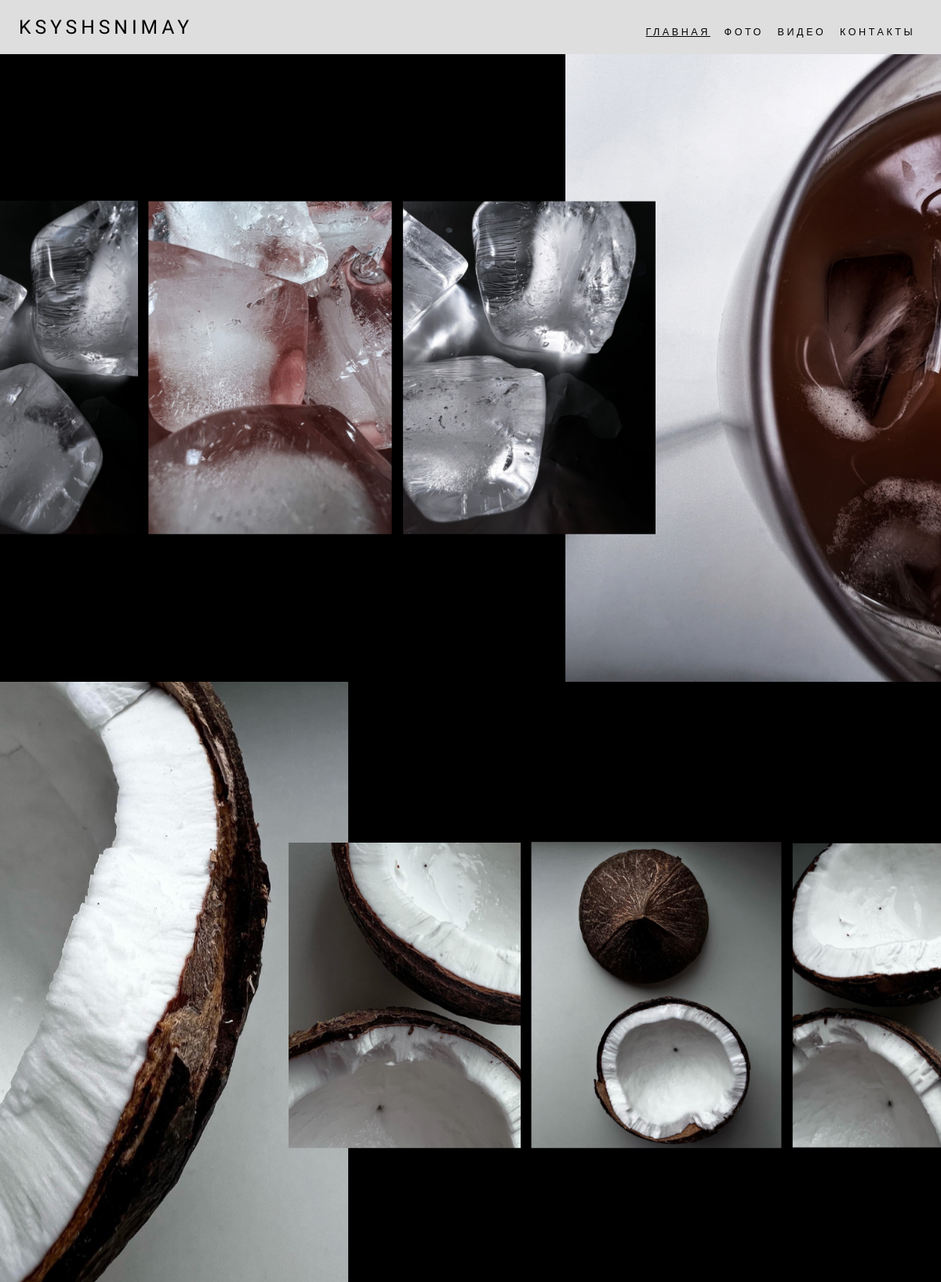
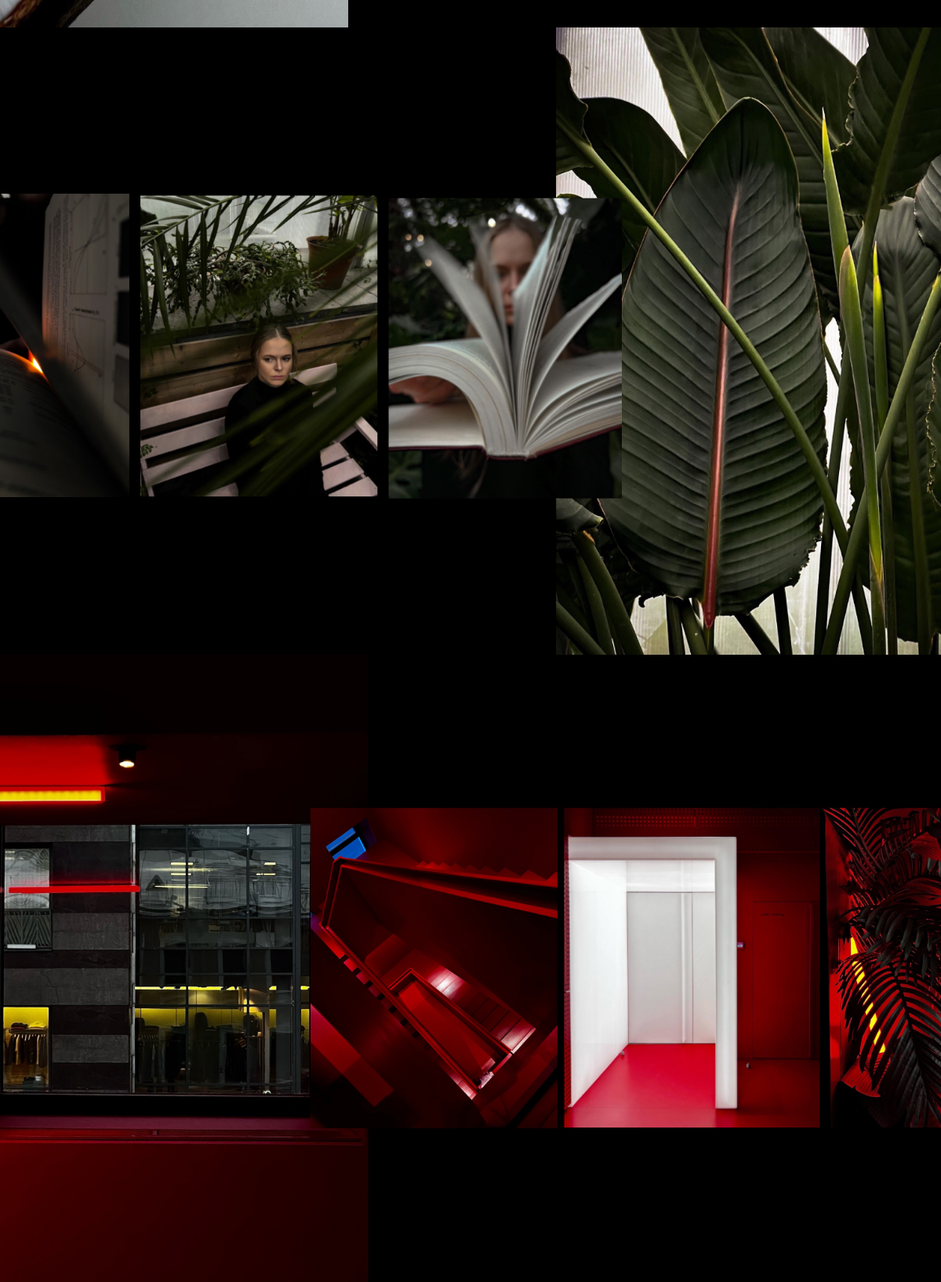
The app's page /, older data (2 pictures, top to bottom).
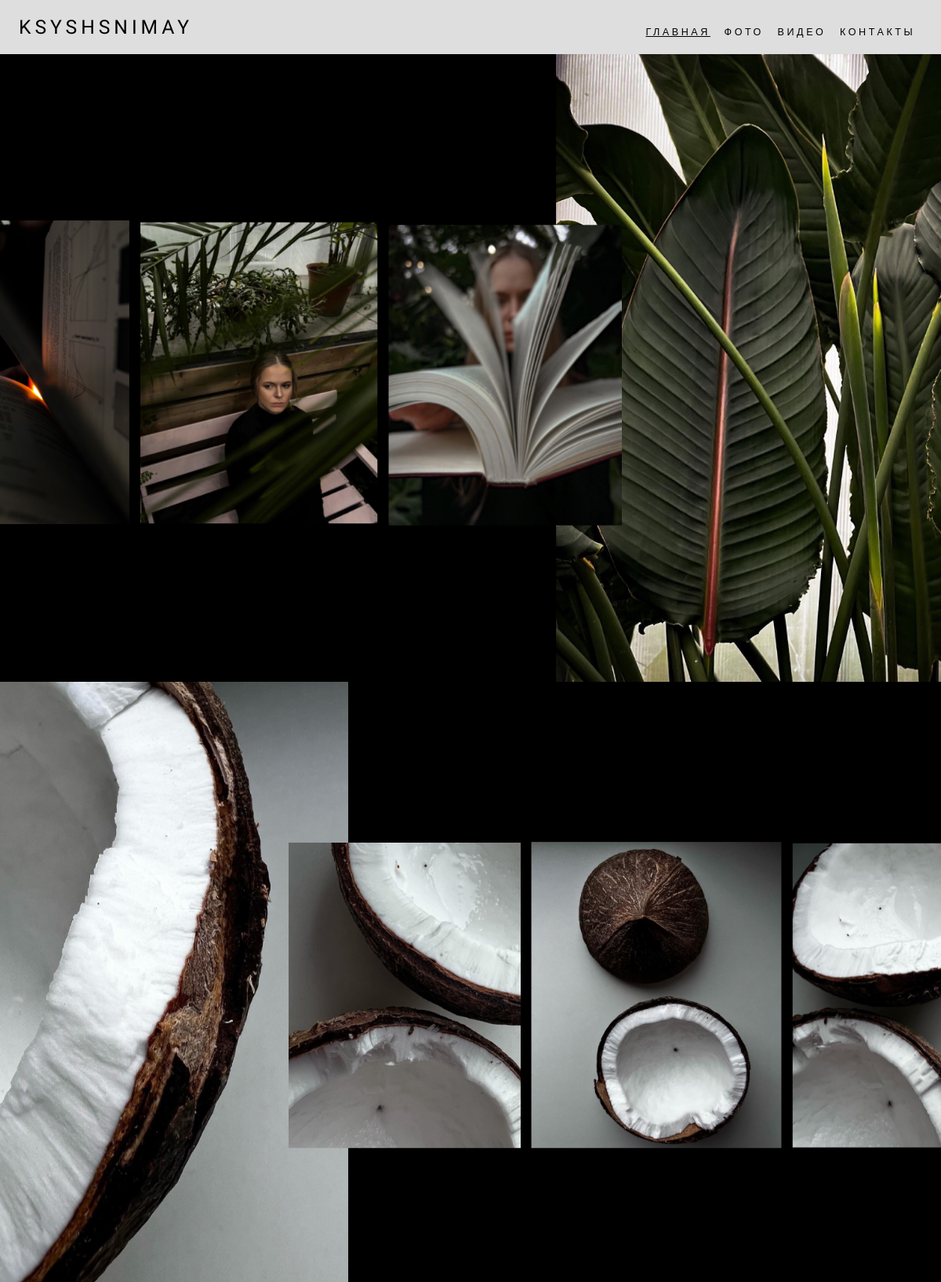
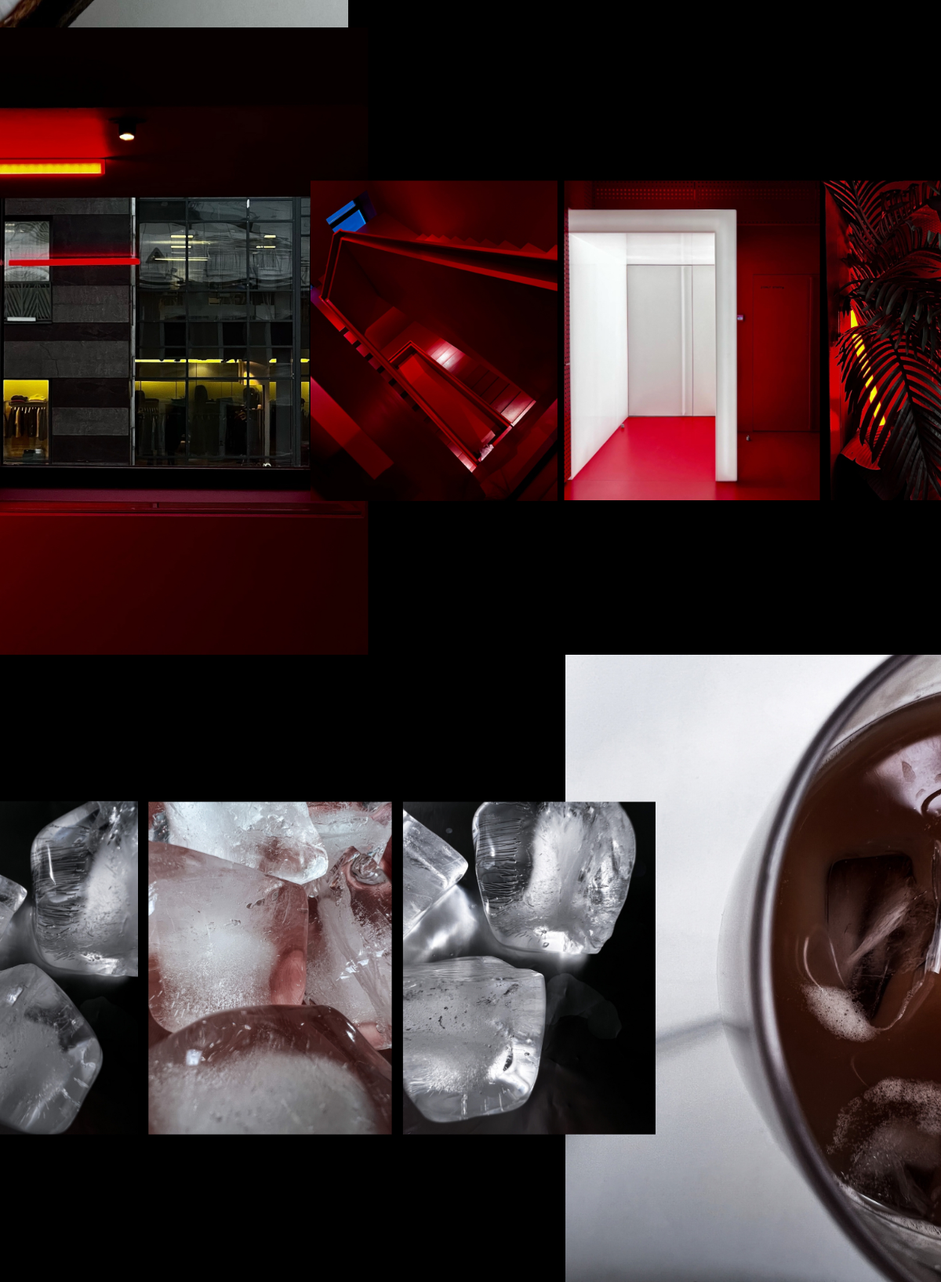
The same page, newer data (2 pictures, top to bottom).
### ksyshev/models.py (models this page shows)
class Collage(models.Model):
    class Meta:
        verbose_name = u"Коллаж"
        verbose_name_plural = u"Коллажи"
    date_load = models.DateTimeField(auto_now_add=True, verbose_name='Дата загрузки')
    image = models.ImageField(upload_to='static/collage/', default=None)

### ksyshev/views.py (the view)
# urls.py: path('', Home.as_view(), name='home'),
class Home(ListView):
    raise_exception = True
    model = Collage
    template_name = 'index.html'
    context_object_name = 'collage'

### ksyshev/templatetags/custom_tags.py (called while the page is built)
@register.simple_tag()
def get_collage_one():
    return Collage.objects.get(id=1).image

@register.simple_tag()
def get_collage_two():
    return Collage.objects.get(id=2).image

@register.simple_tag()
def get_collage_three():
    return Collage.objects.get(id=3).image

@register.simple_tag()
def get_collage_four():
    return Collage.objects.get(id=4).image

### templates/index.html
{% extends 'default.html' %}
{% load static %}
{% load custom_tags %}
{% block content %}
<div class="sectionWrapper mainContentMenuAdjusted inViewPoint"><section id="PCiKXIBobuey2mdS" data-type="Section" class="Section pbEdit coverTemp cover2" style="padding: 5vh 5vw; justify-content: center; align-items: center; min-height: 100vh;"><div data-type="SingleImageBg" id="yIsez6Jgcq8oJeig" class="SingleImageBg pbEdit fade-in" style="background-size: cover;"> <div class="lazy-img theBgImgDiv" height="auto" width="100%" data-src="https://dif1tzfqclj9f.cloudfront.net/000_clients/3183942/page/a2191oqU4jGhaGg.jpg" lazy="loaded" style="background-image: url({% get_collage_one %});"></div></div><div data-elements-position="top" class="pbElements pbSortable"></div></section></div>
<div class="sectionWrapper mainContentMenuAdjusted inViewPoint"><section id="lmYPZBAgo8RGehSh" data-type="Section" class="Section pbEdit coverTemp" style="padding: 5vh 5vw; justify-content: center; align-items: center; min-height: 100vh;"><div data-type="SingleImageBg" id="dj9rbtqfOqFGxmeD" class="SingleImageBg pbEdit fade-in" style="background-size: cover;"> <div class="lazy-img theBgImgDiv" height="auto" width="100%" data-src="https://dif1tzfqclj9f.cloudfront.net/000_clients/3183942/page/f2193Q75vuqyrEk.jpg" lazy="loaded" style="background-image: url({% get_collage_two %});"></div></div><div data-elements-position="top" class="pbElements pbSortable"></div></section></div>
<div class="sectionWrapper mainContentMenuAdjusted inViewPoint"><section id="gIXgXsX1IG1Emero" data-type="Section" class="Section pbEdit coverTemp cover2" style="padding: 5vh 5vw; justify-content: center; align-items: center; min-height: 100vh;"><div data-type="SingleImageBg" id="I54F7mER55cwncjd" class="SingleImageBg pbEdit fade-in" style="background-size: cover;"> <div class="lazy-img theBgImgDiv" height="auto" width="100%" data-src="https://dif1tzfqclj9f.cloudfront.net/000_clients/3183942/page/l2191cSNT75XT79.jpg" lazy="loaded" style="background-image: url({% get_collage_three %});"></div></div><div data-elements-position="top" class="pbElements pbSortable"></div></section></div>
<div class="sectionWrapper mainContentMenuAdjusted inViewPoint"><section id="LjjmX70QfajBpx4R" data-type="Section" class="Section pbEdit coverTemp corner" style="padding: 0px; justify-content: center; align-items: center; min-height: 100vh;"><div data-type="SingleImageBg" id="wanbcOryLIQVpCWb" class="SingleImageBg pbEdit fade-in" style="background-size: cover;"> <div class="lazy-img theBgImgDiv" height="auto" width="100%" data-src="https://dif1tzfqclj9f.cloudfront.net/000_clients/3183942/page/n2192eYSZwOmX2P.jpg" lazy="loaded" style="background-image: url({% get_collage_four %});"></div></div><div data-elements-position="top" class="pbElements pbSortable"></div><</section></div>
{% endblock content %}

### templates/default.html (shortened to what this page needs)
<!DOCTYPE html>
<html lang="en">
{% load static %}
<head>
<link rel="stylesheet" href="{% static 'pb4.out.front.ver.1674476800806.css' %}">
    </head>
<div id="frontApp" class="frontApp">
	<div class="Page"><div class="navWrapper">
<nav data-type="MainMenu" id="MainMenuId" data-bgimg="" class="MainMenu pbEdit inViewPoint borderTop1 open" style="border-bottom-width: 0em; background-color: rgba(0, 0, 0, 0); border-color: rgba(0, 0, 0, 0);">
	<div data-elements-position="top" class="pbMenu pbSortable pbElements first">
		<h1 data-type="Logo" id="MAINMENULOGO" class="Logo pbEdit none" style="text-transform: uppercase; letter-spacing: 0.2em; text-align: left; font-size: 1.96em; font-family: Jura, sans-serif; font-weight: normal; align-self: flex-start; margin-top: 0em;">
			<a href="/" class="router-link-active" target="">KSYSHSNIMAY</a></h1></div>
	<div data-elements-position="bottom" class="pbMenu pbSortable pbElements second open">
	<div data-type="MainMenuLinks" id="MAINMENULINKS" class="MainMenuLinks pbEdit fade-in" style="margin-top: 1em; font-size: 1em; letter-spacing: 0.28em; font-family: Roboto, sans-serif; text-decoration: none;">
		<div class="linkWrapper"><a href="/" class="router-link-exact-active router-link-active" target="" id="Fbjh7MCSplgOsz5m">ГЛАВНАЯ</a></div>
		<div class="linkWrapper"><a href="/photo" class="" target="" id="boRMjkpW1cEDOaAm">ФОТО</a></div>
		<div class="linkWrapper"><a href="/video" class="" target="" id="hUQDyBZgufDuN8gT">ВИДЕО</a></div>
		<div class="linkWrapper"><a href="/contact" class="" target="" id="Uxv5EC7qQi1VnHGB">КОНТАКТЫ</a></div>
	</nav>
<body>
                    {% block content %}
                    {% endblock content %}
</body>
</html>

### templates/default.html (style rules this page uses)
.Page { background-color:#dedede;font-family:'Montserrat',sans-serif;color:#000000;min-height:100%;font-size:0.9em; }
body { background-color : #dedede }
.MainMenuLinks a.router-link-exact-active { text-decoration:underline; }

Row changes from the older to the newer data that the page shows:
changed Collage (number 1 of 4 on the later page): image: a different picture
changed Collage (number 3 of 4 on the later page): image: a different picture
changed Collage (number 4 of 4 on the later page): image: a different picture
